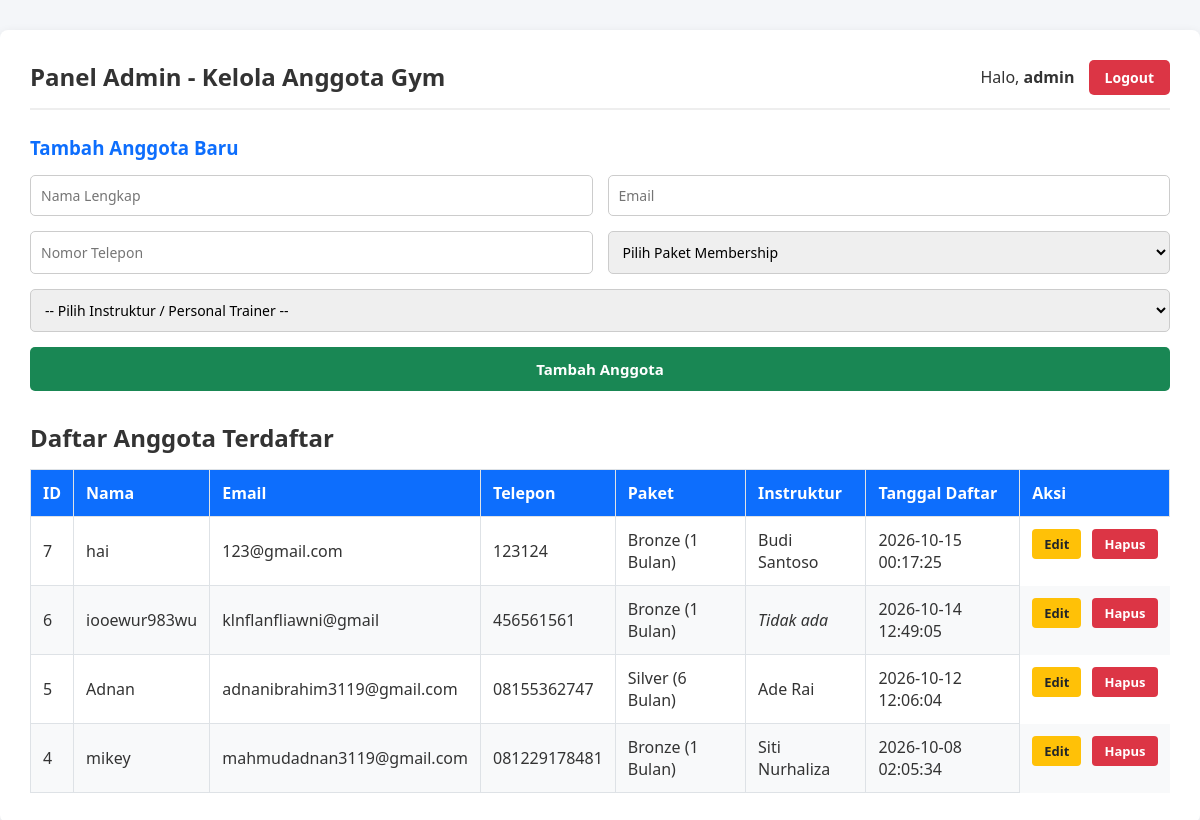
/gym_management/index.php (signed in), run on the app's committed database.
### tables this page shows
CREATE TABLE `members` (
  `id` int(11) NOT NULL,
  `full_name` varchar(100) NOT NULL,
  `email` varchar(100) NOT NULL,
  `phone` varchar(20) NOT NULL,
  `package` varchar(50) NOT NULL,
  `created_at` timestamp NOT NULL DEFAULT current_timestamp(),
  `instructor_id` int(11) DEFAULT NULL
);

CREATE TABLE `instructors` (
  `id` int(11) NOT NULL,
  `name` varchar(100) NOT NULL,
  `specialization` varchar(100) NOT NULL
);

### gym_management/index.php (the view, shortened to what this page needs)
<?php
require_once 'koneksi.php';
$edit_mode = false;
$edit_data = [
    'id' => '', 'full_name' => '', 'email' => '', 'phone' => '', 'package' => '', 'instructor_id' => ''
];
$query = "SELECT members.*, instructors.name AS instructor_name
          FROM members
          LEFT JOIN instructors ON members.instructor_id = instructors.id
          ORDER BY members.id DESC";
$result = $conn->query($query);
?>
<!DOCTYPE html>
<html lang="id">
<head>
    <link rel="stylesheet" href="style.css">
</head>
<body>
<div class="container">
    <div class="header-admin">
        <h2>Panel Admin - Kelola Anggota Gym</h2>
        <div>
            <span>Halo, <strong><?= htmlspecialchars($_SESSION['admin_name']) ?></strong></span>
            <a href="logout.php" class="btn-logout">Logout</a>
        </div>
    </div>
    <h3 class="form-title"><?= $edit_mode ? "Edit Data Anggota (ID: ".$edit_data['id'].")" : "Tambah Anggota Baru" ?></h3>
    <form action="index.php" method="POST">
        <input type="text" name="full_name" placeholder="Nama Lengkap" value="<?= htmlspecialchars($edit_data['full_name']) ?>" required>
        <input type="email" name="email" placeholder="Email" value="<?= htmlspecialchars($edit_data['email']) ?>" required>
        <input type="text" name="phone" placeholder="Nomor Telepon" value="<?= htmlspecialchars($edit_data['phone']) ?>" required>
        <select name="package" required>
            <option value="">Pilih Paket Membership</option>
        </select>
        <select name="instructor_id">
            <option value="">-- Pilih Instruktur / Personal Trainer --</option>
        </select>
        <?php if ($edit_mode): ?>
            <button type="submit" name="update_member" style="grid-column: span 1;">Simpan Perubahan</button>
            <button type="button" class="btn-cancel" onclick="window.location.href='index.php';" style="grid-column: span 1;">Batal Edit</button>
        <?php else: ?>
            <button type="submit" name="add_member">Tambah Anggota</button>
        <?php endif; ?>
    </form>
    <h2>Daftar Anggota Terdaftar</h2>
    <table>
        <thead>
            <tr>
                <th>ID</th>
                <th>Nama</th>
                <th>Email</th>
                <th>Telepon</th>
                <th>Paket</th>
                <th>Instruktur</th>
                <th>Tanggal Daftar</th>
                <th>Aksi</th>
            </tr>
        </thead>
        <tbody>
            <?php if ($result && $result->num_rows > 0): ?>
                <?php while($row = $result->fetch_assoc()): ?>
                    <tr>
                        <td><?= $row['id'] ?></td>
                        <td><?= htmlspecialchars($row['full_name']) ?></td>
                        <td><?= htmlspecialchars($row['email']) ?></td>
                        <td><?= htmlspecialchars($row['phone']) ?></td>
                        <td><?= htmlspecialchars($row['package']) ?></td>
                        <td><?= $row['instructor_name'] ? htmlspecialchars($row['instructor_name']) : '<em>Tidak ada</em>' ?></td>
                        <td><?= $row['created_at'] ?></td>
                        <td class="action-cell">
                            <a href="index.php?action=edit&id=<?= $row['id'] ?>" class="btn-edit">Edit</a>
                            <a href="index.php?action=delete&id=<?= $row['id'] ?>"
                               class="btn-delete"
                               onclick="return confirm('Yakin hapus anggota ini?');">
                               Hapus
                            </a>
                        </td>
                    </tr>
                <?php endwhile; ?>
            <?php else: ?>
                <tr>
                    <td colspan="8" style="text-align: center;">Belum ada anggota terdaftar.</td>
                </tr>
            <?php endif; ?>
        </tbody>
    </table>
</div>
</body>
</html>

### gym_management/style.css (style rules this page uses)
* { box-sizing: border-box; font-family: 'Segoe UI', Tahoma, Geneva, Verdana, sans-serif; margin: 0; padding: 0; }
body { background-color: #f4f6f9; color: #333; }
.container { max-width: 1500px; margin: 30px auto; background: #fff; padding: 30px; border-radius: 8px; box-shadow: 0 2px 10px rgba(0,0,0,0.08); }
.header-admin { display: flex; justify-content: space-between; align-items: center; margin-bottom: 25px; border-bottom: 2px solid #eee; padding-bottom: 15px; }
.btn-logout { background: #dc3545; color: white; padding: 8px 16px; text-decoration: none; border-radius: 5px; font-size: 14px; font-weight: bold; margin-left: 10px; }
.container > form { display: grid; grid-template-columns: 1fr 1fr; gap: 15px; margin-bottom: 30px; }
.container > form input, .container > form select { padding: 10px; border: 1px solid #ccc; border-radius: 5px; font-size: 14px; }
.container > form select[name="instructor_id"] { grid-column: span 2; }
.container > form button { grid-column: span 2; background-color: #198754; color: white; border: none; padding: 12px; border-radius: 5px; cursor: pointer; font-weight: bold; font-size: 15px; }
table { width: 100%; border-collapse: collapse; margin-top: 15px; }
table th, table td { border: 1px solid #dee2e6; padding: 12px; text-align: left; }
table th { background-color: #0d6efd; color: white; }
table tr:nth-child(even) { background-color: #f8f9fa; }
.action-cell { display: flex; justify-content: end; align-items: center; gap: 6px; border: none; }
.btn-delete { display: inline-block; padding: 6px 12px; background-color: #dc3545; color: white; text-decoration: none; border-radius: 4px; font-size: 13px; font-weight: bold; }

### gym_management/index.php (style rules this page uses)
.btn-edit { display: inline-block; padding: 6px 12px; background-color: #ffc107; color: #212529; text-decoration: none; border-radius: 4px; font-size: 13px; font-weight: bold; margin-right: 5px; }
.form-title { margin-bottom: 15px; color: #0d6efd; }

### data on the page
members: id "7", full_name "hai", email "123@gmail.com", phone "123124", package "Bronze (1 Bulan)", instructor.name "Budi Santoso", created_at "2026-10-15 00:17:25"
members: id "6", full_name "iooewur983wu", email "klnflanfliawni@gmail", phone "456561561", package "Bronze (1 Bulan)", shows "Tidak ada", created_at "2026-10-14 12:49:05"
members: id "5", full_name "Adnan", email "adnanibrahim3119@gmail.com", phone "08155362747", package "Silver (6 Bulan)", instructor.name "Ade Rai", created_at "2026-10-12 12:06:04"
members: id "4", full_name "mikey", email "mahmudadnan3119@gmail.com", phone "081229178481", package "Bronze (1 Bulan)", instructor.name "Siti Nurhaliza", created_at "2026-10-08 02:05:34"

### other printed values
$_SESSION['admin_name'] "admin"
